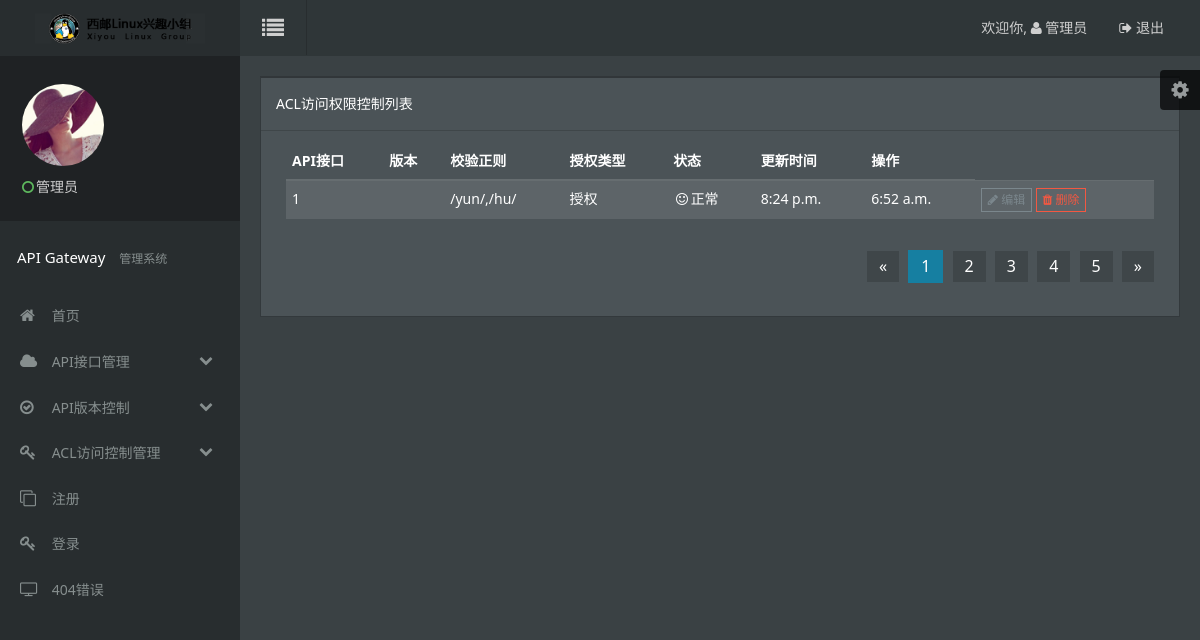
Before: /display-acl/ with the older database file.
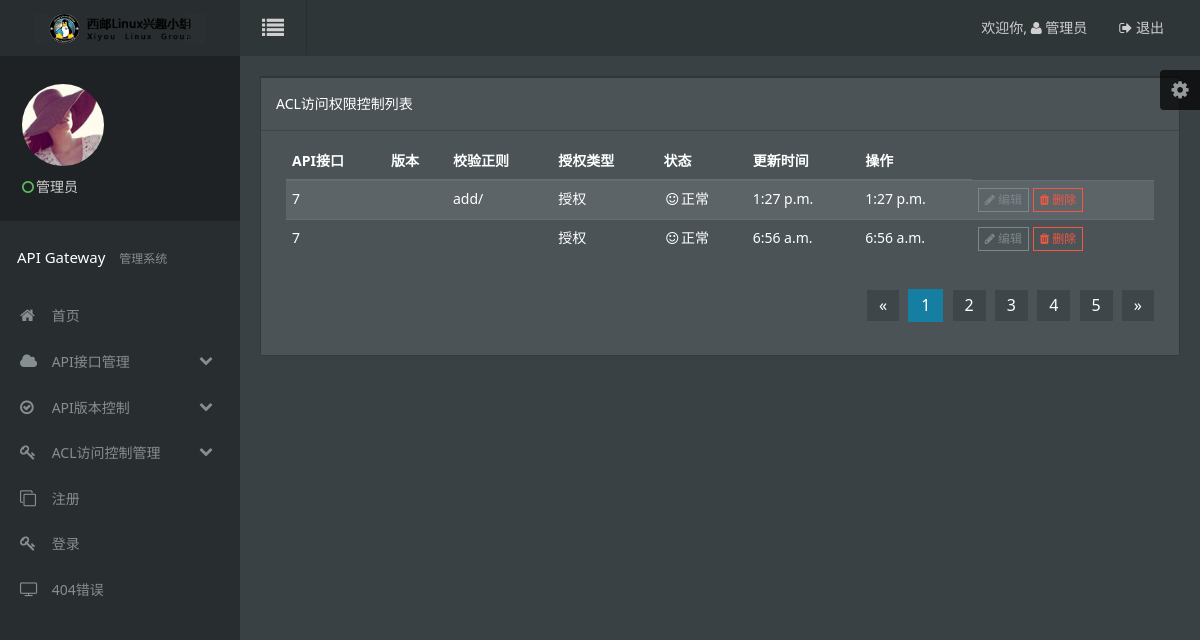
After: the same page with the newer database file.
### gateway/models.py (models this page shows, shortened)
class AclList(models.Model):
    api_id = models.IntegerField(null=True)
    vers_id = models.IntegerField(null=True)
    match_req = models.CharField(max_length=128)
    auth_type = models.IntegerField()
    cre_time = models.TimeField(max_length=32)
    upd_time = models.TimeField(max_length=32)
    status = models.IntegerField()
    @staticmethod
    def getAllAclInfo():
        return True, AclList.objects.all()

### gateway/views.py (the view)
# urls.py: url(r'^display-acl/',views.disAclInfo),
def disAclInfo(request):
    flag, res_acl = AclList.getAllAclInfo()
    if flag:
        return render_to_response('acl_view.html', {'result':res_acl})

### gateway/templates/acl_view.html (shortened to what the changed rows need)
<!DOCTYPE html>
<html lang="en">
<head>
    <link rel="stylesheet" href="../../assets/css/amazeui.min.css" />
    <link rel="stylesheet" href="../../assets/css/amazeui.datatables.min.css" />
    <link rel="stylesheet" href="../../assets/css/app.css">
</head>
<body data-type="acl_view">
<div class="am-g tpl-g">
        <div class="tpl-content-wrapper">
            <div class="row-content am-cf">
                <div class="row">
                    <div class="am-u-sm-12 am-u-md-12 am-u-lg-12">
                        <div class="widget am-cf">
                            <div class="widget-body  am-fr">
                                <div class="am-u-sm-12">
                                    <table width="100%" class="am-table am-table-compact am-table-striped tpl-table-black " id="example-r">
                                        <thead>
                                        <tr>
                                            <th>API接口</th>
                                            <th>版本</th>
                                            <th>校验正则</th>
                                            <th>授权类型</th>
                                            <th>状态</th>
                                            <th>更新时间</th>
                                            <th>操作</th>
                                        </tr>
                                        </thead>
                                        <tbody>
                                        {% if result %}
                                            {% for acl_info in result %}
                                                <tr class="gradeX">
                                                    <td>{{ acl_info.api_id }}</td>
                                                    <td>{{ acl_info.version }}</td>
                                                    <td>{{ acl_info.match_req }}</td>
                                                    {% if acl_info.auth_type == 1 %}
                                                        <td>授权</td>
                                                    {% else %}
                                                        <td>游客</td>
                                                    {% endif %}
                                                    {% if acl_info.status == 1 %}
                                                        <td><i class="am-icon-smile-o am-icon-fw"></i>正常</td>
                                                    {% else %}
                                                        <td><i class="am-icon-frown-o am-icon-fw"></i>关闭</td>
                                                    {% endif %}
                                                    <td>{{ acl_info.cre_time }}</td>
                                                    <td>{{ acl_info.upd_time }}</td>
                                                    <td>
                                                 <div class="tpl-table-black-operation">
                                                    <a href="/edit-acl/?id={{ acl_info.id }}">
                                                        <i class="am-icon-pencil"></i> 编辑
                                                    </a>
                                                    <a href="/delete-acl/?id={{ acl_info.id }}" class="tpl-table-black-operation-del">
                                                        <i class="am-icon-trash"></i> 删除
                                                    </a>
                                                </div>
                                            </td>
                                                </tr>
                                            {% endfor %}
                                        {% endif %}
                                        </tbody>
                                    </table>
                                </div>
                            </div>
                        </div>
                    </div>
                </div>
            </div>
        </div>
    </div>
</body>
</html>

Changed rows visible on the page:
changed AclList: api_id "1" → "7"; match_req "/yun/,/hu/" → "add/"; cre_time "8:24 p.m." → "1:27 p.m."; upd_time "6:52 a.m." → "1:27 p.m."
added AclList: api_id "7", auth_type "授权", status 1 (drawn), cre_time "6:56 a.m.", upd_time "6:56 a.m."
